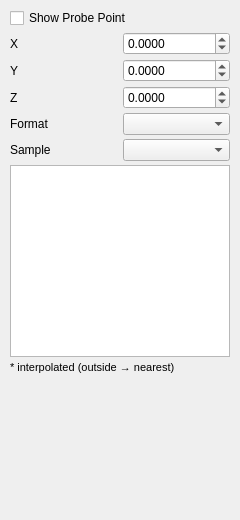
<?xml version="1.0" encoding="UTF-8"?>
<ui version="4.0">
 <class>ProbePage</class>
 <widget class="QWidget" name="ProbePage">
  <property name="geometry">
   <rect>
    <x>0</x>
    <y>0</y>
    <width>240</width>
    <height>520</height>
   </rect>
  </property>
  <layout class="QVBoxLayout" name="verticalLayout">
   <property name="spacing"><number>4</number></property>
   <property name="leftMargin"><number>10</number></property>
   <property name="topMargin"><number>8</number></property>
   <property name="rightMargin"><number>10</number></property>
   <property name="bottomMargin"><number>8</number></property>
   <item>
    <widget class="QCheckBox" name="enableCb">
     <property name="text"><string>Show Probe Point</string></property>
    </widget>
   </item>
   <item>
    <widget class="QWidget" name="optionsGroup" native="true">
     <layout class="QVBoxLayout" name="optionsLayout">
      <property name="spacing"><number>4</number></property>
      <property name="leftMargin"><number>0</number></property>
      <property name="topMargin"><number>0</number></property>
      <property name="rightMargin"><number>0</number></property>
      <property name="bottomMargin"><number>0</number></property>
      <item>
       <layout class="QHBoxLayout" name="xRow">
        <property name="spacing"><number>6</number></property>
        <item>
         <widget class="QLabel" name="xLabel">
          <property name="minimumSize"><size><width>16</width><height>0</height></size></property>
          <property name="text"><string>X</string></property>
          <property name="alignment"><set>Qt::AlignLeading|Qt::AlignLeft|Qt::AlignVCenter</set></property>
         </widget>
        </item>
        <item>
         <widget class="QDoubleSpinBox" name="xSpin">
          <property name="decimals"><number>4</number></property>
          <property name="minimum"><double>-1000000.000000</double></property>
          <property name="maximum"><double>1000000.000000</double></property>
         </widget>
        </item>
       </layout>
      </item>
      <item>
       <layout class="QHBoxLayout" name="yRow">
        <property name="spacing"><number>6</number></property>
        <item>
         <widget class="QLabel" name="yLabel">
          <property name="minimumSize"><size><width>16</width><height>0</height></size></property>
          <property name="text"><string>Y</string></property>
         </widget>
        </item>
        <item>
         <widget class="QDoubleSpinBox" name="ySpin">
          <property name="decimals"><number>4</number></property>
          <property name="minimum"><double>-1000000.000000</double></property>
          <property name="maximum"><double>1000000.000000</double></property>
         </widget>
        </item>
       </layout>
      </item>
      <item>
       <layout class="QHBoxLayout" name="zRow">
        <property name="spacing"><number>6</number></property>
        <item>
         <widget class="QLabel" name="zLabel">
          <property name="minimumSize"><size><width>16</width><height>0</height></size></property>
          <property name="text"><string>Z</string></property>
         </widget>
        </item>
        <item>
         <widget class="QDoubleSpinBox" name="zSpin">
          <property name="decimals"><number>4</number></property>
          <property name="minimum"><double>-1000000.000000</double></property>
          <property name="maximum"><double>1000000.000000</double></property>
         </widget>
        </item>
       </layout>
      </item>
      <item>
       <layout class="QHBoxLayout" name="formatRow">
        <property name="spacing"><number>6</number></property>
        <item>
         <widget class="QLabel" name="formatLabel">
          <property name="minimumSize"><size><width>56</width><height>0</height></size></property>
          <property name="text"><string>Format</string></property>
         </widget>
        </item>
        <item>
         <widget class="QComboBox" name="formatCombo"/>
        </item>
       </layout>
      </item>
      <item>
       <layout class="QHBoxLayout" name="placementRow">
        <property name="spacing"><number>6</number></property>
        <item>
         <widget class="QLabel" name="placementLabel">
          <property name="minimumSize"><size><width>56</width><height>0</height></size></property>
          <property name="text"><string>Sample</string></property>
         </widget>
        </item>
        <item>
         <widget class="QComboBox" name="placementCombo"/>
        </item>
       </layout>
      </item>
      <item>
       <widget class="QTableWidget" name="valueTable">
        <property name="minimumSize"><size><width>0</width><height>160</height></size></property>
        <property name="editTriggers"><set>QAbstractItemView::NoEditTriggers</set></property>
        <property name="selectionMode"><enum>QAbstractItemView::NoSelection</enum></property>
        <property name="showGrid"><bool>true</bool></property>
       </widget>
      </item>
      <item>
       <widget class="QLabel" name="hintLabel">
        <property name="text"><string>* interpolated (outside → nearest)</string></property>
        <property name="styleSheet"><string notr="true">color: palette(placeholderText); font-size: 11px;</string></property>
        <property name="wordWrap"><bool>true</bool></property>
       </widget>
      </item>
     </layout>
    </widget>
   </item>
   <item>
    <spacer name="bottomSpacer">
     <property name="orientation"><enum>Qt::Vertical</enum></property>
     <property name="sizeHint" stdset="0">
      <size><width>20</width><height>20</height></size>
     </property>
    </spacer>
   </item>
  </layout>
 </widget>
 <resources/>
 <connections/>
</ui>
